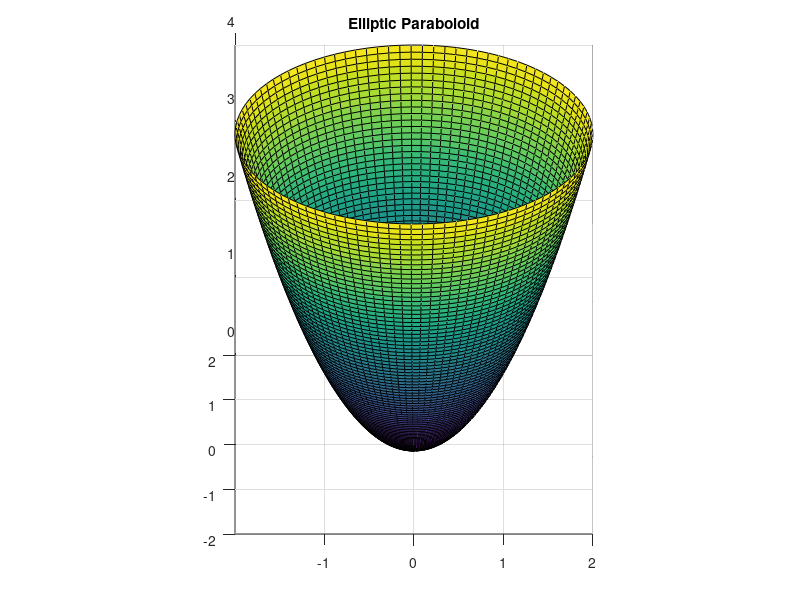

The MATLAB script that drew this image:
a = 1; b = 1; c = 1;
u = linspace(0, 2, 100);
v = linspace(0, 2*pi, 100);
[u, v] = meshgrid(u, v);

x = a * u .* cos(v);
y = b * u .* sin(v);
z = c * u.^2;

surf(x, y, z)
axis equal
title('Elliptic Paraboloid')

for az = 0:1:360
  view(az, 30);
  pause(0.01);
end
